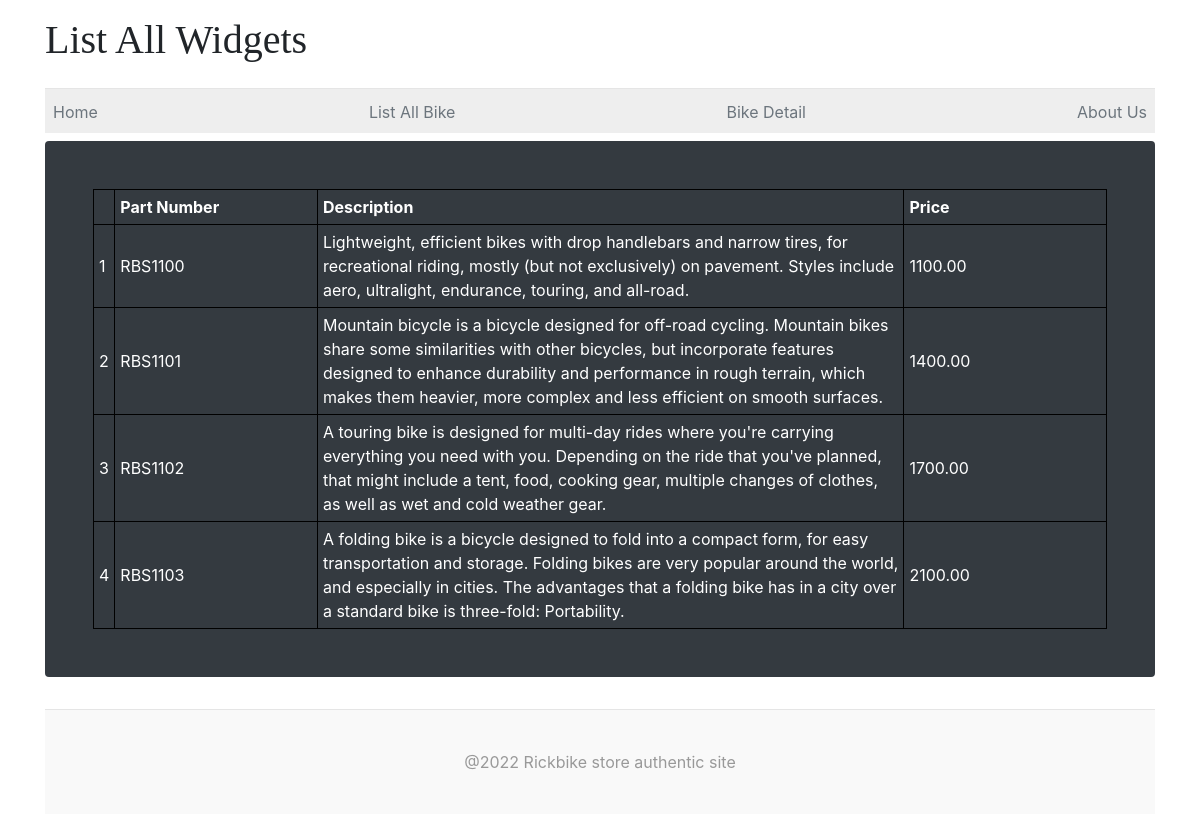
Page /all_widgets on the committed database.
### app_Rickbike/models.py (models this page shows, shortened)
class Widget(models.Model):
    part_number = models.CharField(max_length=12)
    description = models.CharField(max_length=400)
    price = models.DecimalField(max_digits =7, decimal_places=2)
    date_added = models.DateTimeField(auto_now_add=True)

### app_Rickbike/views.py (the view)
# urls.py: url(r'^all_widgets', views.all_widgets, name='all_widgets'),
def all_widgets(request):
    result = Widget.objects.order_by("price")
    page_data = {
    'list_widgets': result
    }
    return render(request, "app_Rickbike/all_widgets.html", page_data)

### app_Rickbike/templates/app_Rickbike/all_widgets.html (shortened to what this page needs)
{% extends "app_Rickbike/site_base.html" %}
{% load static %}
{% block page_heading %}
  <header class="blog-header py-3">
    <h1>List All Widgets</h1>
  </header>
{% endblock %}
{% block main_body %}
  <div class="jumbotron p-3 p-md-5 text-white rounded bg-dark">
    {% if not list_widgets or list_widgets|length < 1 %}
    <p>There are no Widgets in the database.</p>
    {% else %}
    <table>
      <thead>
        <tr>
          <th style="width:20px;"></th>
          <th style="width:20%;">Part Number</th>
          <th>Description</th>
          <th style="width:20%;">Price</th>
        </tr>
      </thead>
      <tbody>
        {% for item in list_widgets %}
        <tr>
          <td>{{ item.id }}</td>
          <td>{{ item.part_number }}</td>
          <td>{{ item.description }}</td>
          <td>{{ item.price }}</td>
        </tr>
        {% endfor %}
      </tbody>
    </table>
    {% endif %}
  </div>
{% endblock %}

### app_Rickbike/templates/app_Rickbike/site_base.html (shortened to what this page needs)
<!doctype html>
<html lang="en">
<head>
  <link href="https://maxcdn.bootstrapcdn.com/bootstrap/4.0.0/css/bootstrap.min.css" rel="stylesheet">
  {% load static %}
  <link href="{% static 'css/blog.css' %}" rel="stylesheet">
</head>
<body>
  <div class="container">
    {% block page_heading %}<h1>ERROR: No Heading Supplied</h1>{% endblock %}
    <div class="nav-scroller py-1 mb-2">
      <nav class="nav d-flex justify-content-between">
        <a class="p-2 text-muted" href="{% url 'home' %}">Home</a>
        <a class="p-2 text-muted" href="{% url 'all_widgets' %}">List All Bike</a>
        <a class="p-2 text-muted" href="widget_details/1">Bike Detail</a>
        <a class="p-2 text-muted" href="widget_details/1">About Us</a>
      </nav>
    </div>
    {% block main_body %}{% endblock %}
    <footer class="blog-footer">
      <p>@2022 Rickbike store authentic site</p>
    </footer>
  </div>
</body>
</html>

### app_Rickbike/static/css/blog.css (style rules this page uses)
.blog-header { line-height: 1; border-bottom: 1px solid #e5e5e5; }
h1, h2, h3, h4, h5, h6 { font-family: "Playfair Display", Georgia, "Times New Roman", serif; }
.nav-scroller { position: relative; z-index: 2; height: 2.75rem; overflow-y: hidden; background-color: #eeeeee; }
.nav-scroller .nav { display: -webkit-box; display: -ms-flexbox; display: flex; -ms-flex-wrap: nowrap; flex-wrap: nowrap; padding-bottom: 1rem; margin-top: -1px; overflow-x: auto; text-align: center; white-space: nowrap; -webkit-overflow-scrolling: touch; }
.blog-footer { padding: 2.5rem 0; color: #999; text-align: center; background-color: #f9f9f9; border-top: .05rem solid #e5e5e5; }
.blog-footer p:last-child { margin-bottom: 0; }

### app_Rickbike/templates/app_Rickbike/all_widgets.html (style rules this page uses)
table, th, td { border: 1px solid black; border-collapse: collapse; }
table { width:100%; }
th, td { padding: 5px; }

### rows in the picture
Widget: id "1", part_number "RBS1100", description "Lightweight, efficient bikes with drop handlebars and narrow tires, for recreational riding, mostly (but not exclusively) on pavement. Styles include aero, ultralight, endurance, touring, and all-road.", price "1100.00"
Widget: id "2", part_number "RBS1101", description "Mountain bicycle is a bicycle designed for off-road cycling. Mountain bikes share some similarities with other bicycles, but incorporate features designed to enhance durability and performance in rough terrain, which makes them heavier, more complex and less efficient on smooth surfaces.", price "1400.00"
Widget: id "3", part_number "RBS1102", description "A touring bike is designed for multi-day rides where you're carrying everything you need with you. Depending on the ride that you've planned, that might include a tent, food, cooking gear, multiple changes of clothes, as well as wet and cold weather gear.", price "1700.00"
Widget: id "4", part_number "RBS1103", description "A folding bike is a bicycle designed to fold into a compact form, for easy transportation and storage. Folding bikes are very popular around the world, and especially in cities. The advantages that a folding bike has in a city over a standard bike is three-fold: Portability.", price "2100.00"
